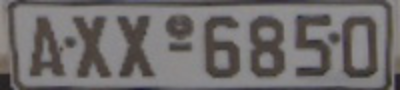
#> input picture my_answers/Lesson4/img/license_plate.png, 400 x 90 px
$ python licence_plate_canny_edge.py
#> lines starting #> are read from the running program, lines starting #| are printed output that depends on the picture
import cv2
import numpy as np
import skimage
import matplotlib.pyplot as plt

def show_image(image, cmap = None, fig_size = (10, 10)):
    fig, ax = plt.subplots(figsize=fig_size)
    ax.imshow(image, cmap = cmap)
    ax.axis('off')
    plt.show()


image = cv2.imread('../img/license_plate.png')
#> image is the input picture: shape (90, 400, 3); mean B, G, R 107.6, 107.8, 111.5
show_image(image)

#Canny Edge Detection
gray = cv2.cvtColor(image, cv2.COLOR_BGR2GRAY)
blurred = cv2.GaussianBlur(gray, (3, 3), 0)
wide = cv2.Canny(blurred, 10, 200)
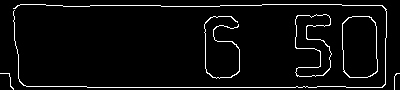
#> wide: shape (90, 400); 4.6% white in thin lines or dots
mid = cv2.Canny(blurred, 30, 150)
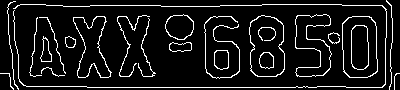
#> mid: shape (90, 400); 9.2% white in thin lines or dots
tight = cv2.Canny(blurred, 240, 250)
#> tight: shape (90, 400); every value is 0

# show the edge maps
plt.figure(figsize=(20,10))
plt.subplot(221),plt.imshow(blurred,cmap = 'gray')
plt.title('Blurred'), plt.xticks([]), plt.yticks([])
plt.subplot(222),plt.imshow(wide,cmap = 'gray')
plt.title('Wide Edge Map'), plt.xticks([]), plt.yticks([])
plt.subplot(223),plt.imshow(mid,cmap = 'gray')
plt.title('Mid Edge Map'), plt.xticks([]), plt.yticks([])
plt.subplot(224),plt.imshow(tight,cmap = 'gray')
plt.title('Tight Edge Map'), plt.xticks([]), plt.yticks([])
plt.show()
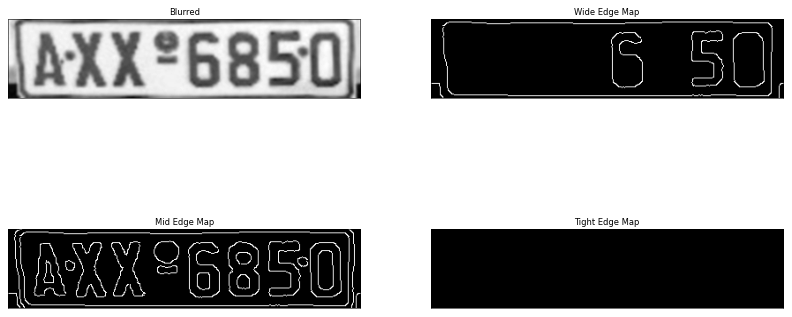
#> figure drawn by matplotlib, 4 panels

plt.show()

$ run again, with my_answers/Lesson4/img/beach.png copied over my_answers/Lesson4/img/license_plate.png
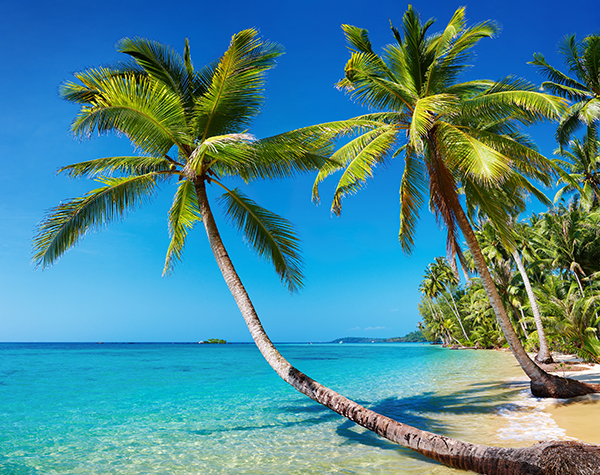
#> input picture my_answers/Lesson4/img/beach.png, 600 x 475 px
#> image is the input picture: shape (475, 600, 3); mean B, G, R 148.4, 136.5, 73.3
#> `wide = cv2.Canny(blurred, 10, 200)`:
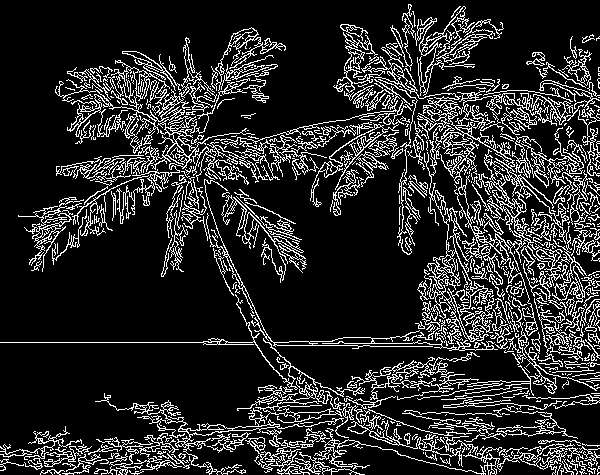
#> wide: shape (475, 600); 16.1% white in thin lines or dots
#> mid: shape (475, 600); 16.8% white in thin lines or dots
#> `tight = cv2.Canny(blurred, 240, 250)`:
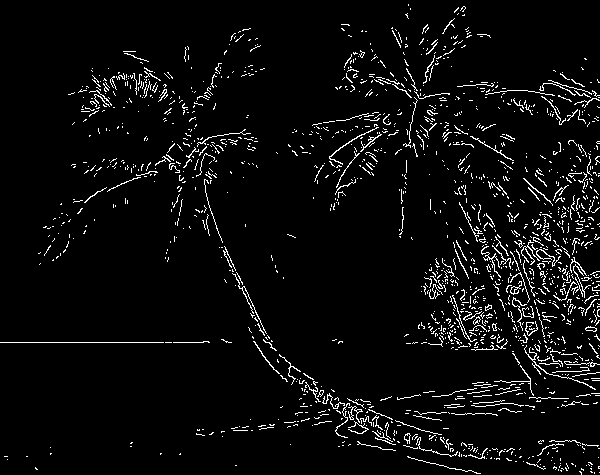
#> tight: shape (475, 600); 4.7% white in thin lines or dots

$ run again, with my_answers/Lesson4/img/bricks.png copied over my_answers/Lesson4/img/license_plate.png
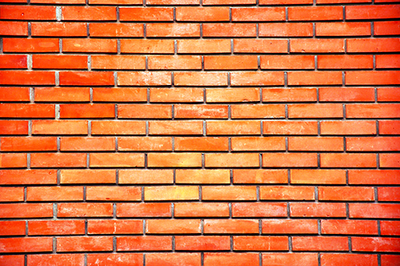
#> input picture my_answers/Lesson4/img/bricks.png, 400 x 266 px
#> image is the input picture: shape (266, 400, 3); mean B, G, R 66.4, 117, 216.7
#> `wide = cv2.Canny(blurred, 10, 200)`:
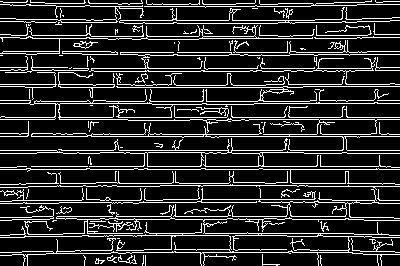
#> wide: shape (266, 400); 15.9% white in thin lines or dots
#> mid: shape (266, 400); 17.1% white in thin lines or dots
#> `tight = cv2.Canny(blurred, 240, 250)`:
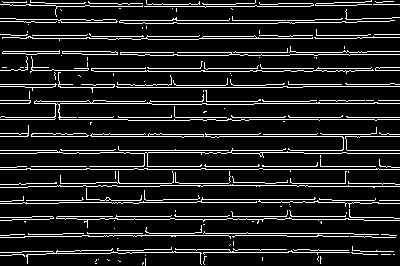
#> tight: shape (266, 400); 12.5% white in thin lines or dots
